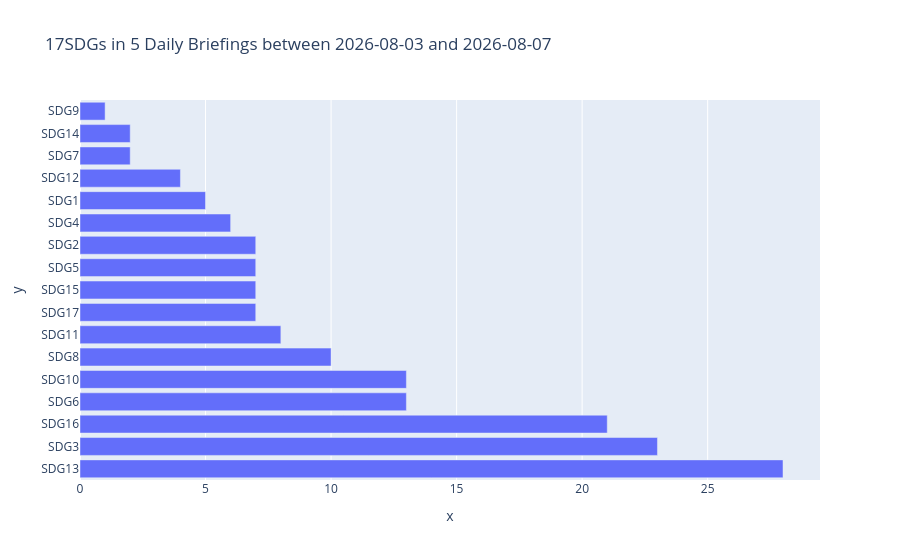

This figure's notebook cell:
### Markdown cell above
# Visualisation

### Code cell
import plotly.express as px

conn = get_db_connection()
df = get_sdgs_between_dates(conn=conn, start_date=start_date, end_date=end_date)
x = df[df["model"] == llm][["sdg"]].value_counts().values  # frequency of each SDG in the sections.
y = [
    x[0] for x in df[df["model"] == llm][["sdg"]].value_counts().index
]  # values from the "sdg" column with values: ["SDG1", "SDG2", ..., "SDG17"]

fig = px.bar(
    df,
    x=x,
    y=y,
    orientation="h",
    title=f"17SDGs in {len(df.briefing_id.unique())} Daily Briefings between {str(datetime.strptime(str(df.briefing_id.min()), "%Y%m%d"))[:10]} and {str(datetime.strptime(str(df.briefing_id.max()), "%Y%m%d"))[:10]}",
)
fig.show()

### Figure 1 — Plotly figure (JSON) as saved in the notebook; plotly's stock layout.template omitted (floating-point values rounded to 4 significant figures)
{"data": [{"hovertemplate": "x=%{x}<br>y=%{y}<extra></extra>", "legendgroup": "", "marker": {"color": "#636efa", "pattern": {"shape": ""}}, "name": "", "orientation": "h", "showlegend": false, "textposition": "auto", "type": "bar", "x": [28, 23, 21, 13, 13, 10, 8, 7, 7, 7, 7, 6, 5, 4, 2, 2, 1], "xaxis": "x", "y": ["SDG13", "SDG3", "SDG16", "SDG6", "SDG10", "SDG8", "SDG11", "SDG17", "SDG15", "SDG5", "SDG2", "SDG4", "SDG1", "SDG12", "SDG7", "SDG14", "SDG9"], "yaxis": "y"}], "layout": {"barmode": "relative", "legend": {"tracegroupgap": 0}, "title": {"text": "17SDGs in 5 Daily Briefings between 2026-08-03 and 2026-08-07"}, "xaxis": {"anchor": "y", "domain": [0, 1], "title": {"text": "x"}}, "yaxis": {"anchor": "x", "domain": [0, 1], "title": {"text": "y"}}}}
